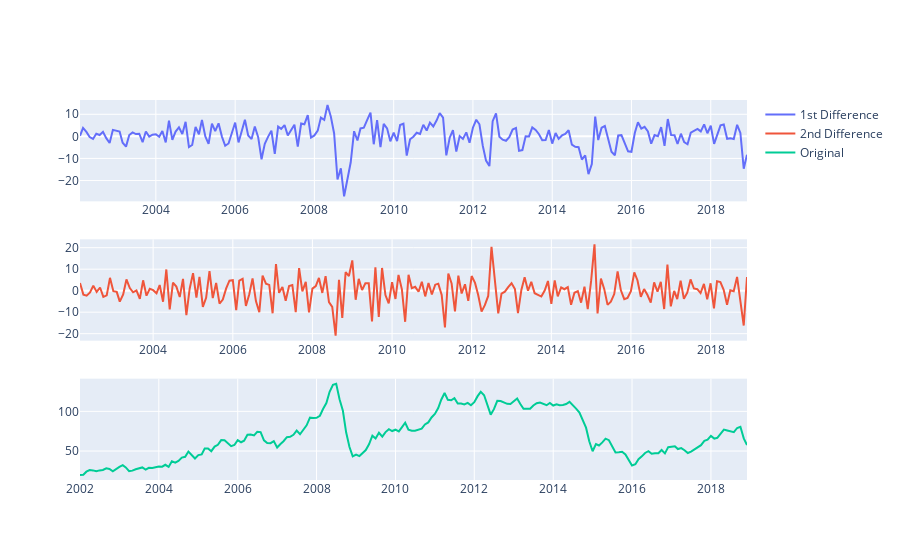

Notebook code cell kept with this figure:
### Code cell
#%%

# Differencing to make the series stationary and plot the differenced series
diff = series.diff(periods=1).dropna()
diff_2 = diff.diff(periods=1).dropna()

# plot and add legend in top right corner with plotly subplots
fig = make_subplots(rows=3, cols=1)
fig.add_trace(go.Scatter(x=diff.index, y=diff, name='1st Difference'), row=1, col=1)
fig.add_trace(go.Scatter(x=diff_2.index, y=diff_2, name='2nd Difference'), row=2, col=1)
fig.add_trace(go.Scatter(x=series.index, y=series, name='Original'), row=3, col=1)
fig.show()

### Figure 1 — Plotly figure (JSON) as saved in the notebook; plotly's stock layout.template omitted (floating-point values rounded to 4 significant figures; data arrays with more than 128 entries replaced by an {"elided": "..."} marker saying what was removed)
{"data": [{"name": "1st Difference", "type": "scatter", "x": {"elided": "203 str values"}, "xaxis": "x", "y": {"elided": "203 float values"}, "yaxis": "y"}, {"name": "2nd Difference", "type": "scatter", "x": {"elided": "202 str values"}, "xaxis": "x2", "y": {"elided": "202 float values"}, "yaxis": "y2"}, {"name": "Original", "type": "scatter", "x": {"elided": "204 str values"}, "xaxis": "x3", "y": {"elided": "204 float values"}, "yaxis": "y3"}], "layout": {"xaxis": {"anchor": "y", "domain": [0, 1]}, "xaxis2": {"anchor": "y2", "domain": [0, 1]}, "xaxis3": {"anchor": "y3", "domain": [0, 1]}, "yaxis": {"anchor": "x", "domain": [0.7333, 1]}, "yaxis2": {"anchor": "x2", "domain": [0.3667, 0.6333]}, "yaxis3": {"anchor": "x3", "domain": [0, 0.2667]}}}
